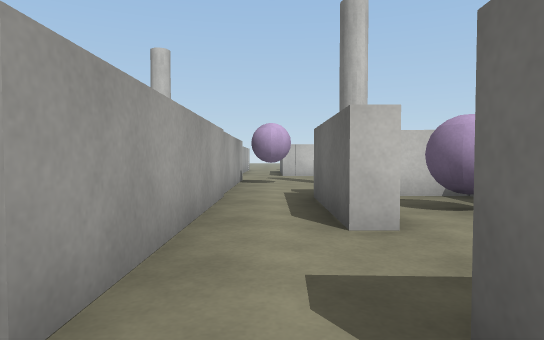
view 1 (above)

19 first-person views from a walk through a scene from a Unity 3-D project. The camera is 0.65 m above the floor, tilts 2° down and sees 75° across. The floor is counted in squares, 1 m on a side. Each view is taken from the middle of a square. On the plan, view 1 faces up. The plan holds only what a view shows up to about 10 squares ahead; the rest is blank. The place goes on beyond the plan. Surface patterns are stand-ins for the level's own textures.

view 2
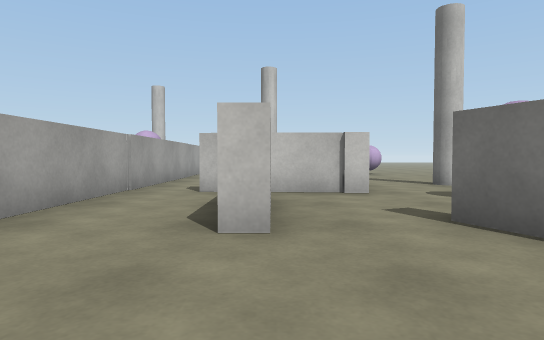

view 3
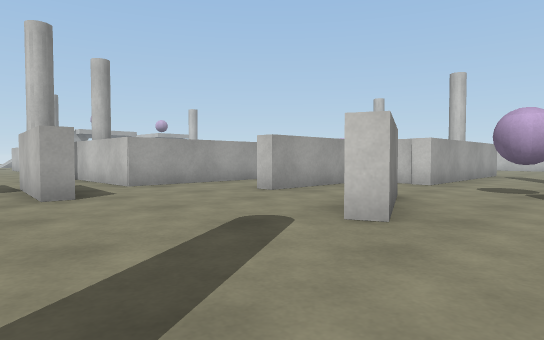

view 4
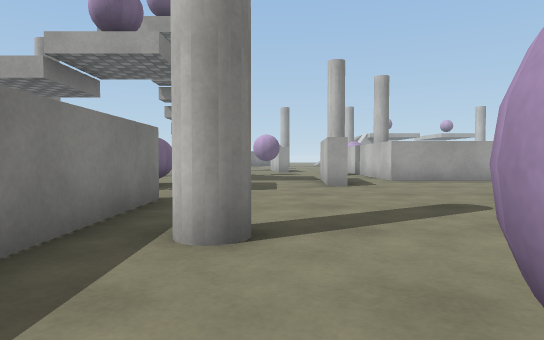

view 5
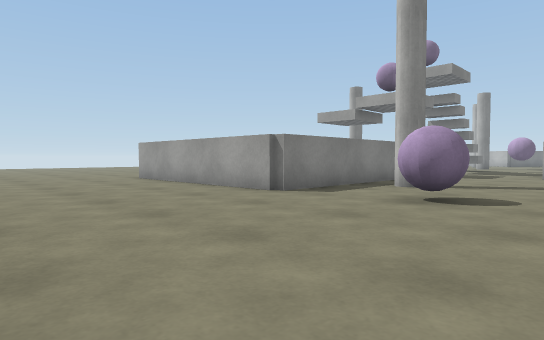

view 6
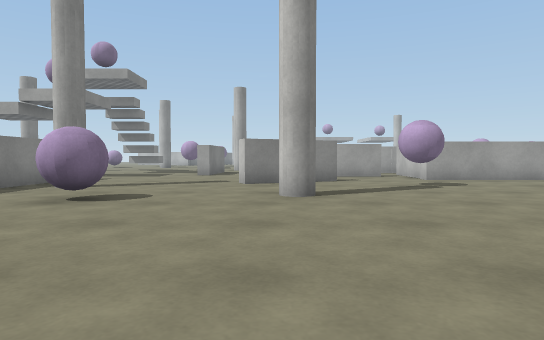

view 7
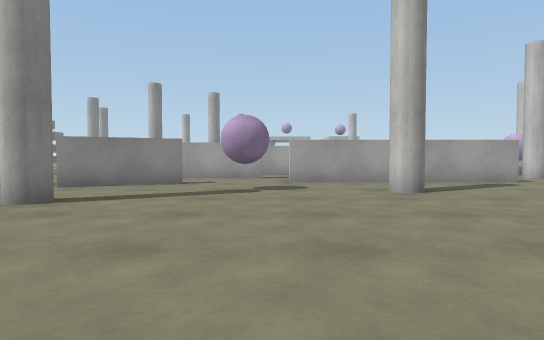

view 8
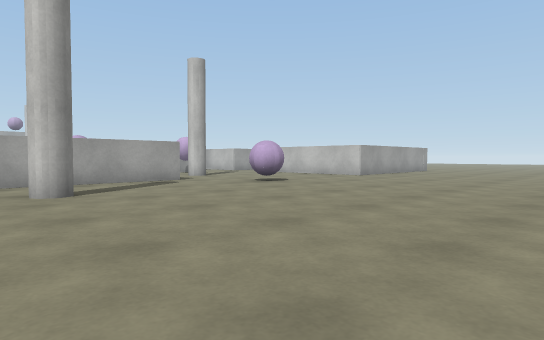

view 9
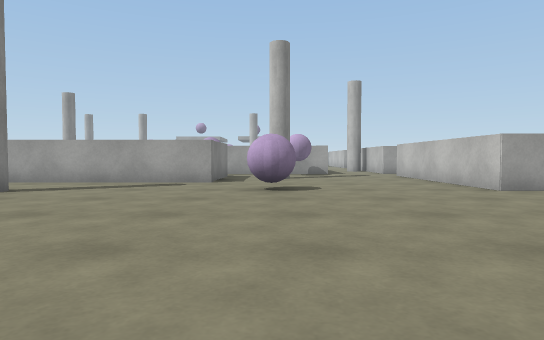

view 10
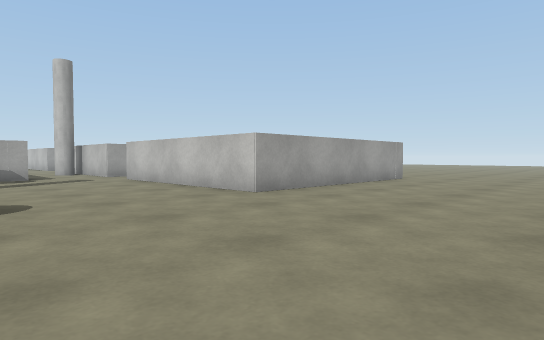

view 11
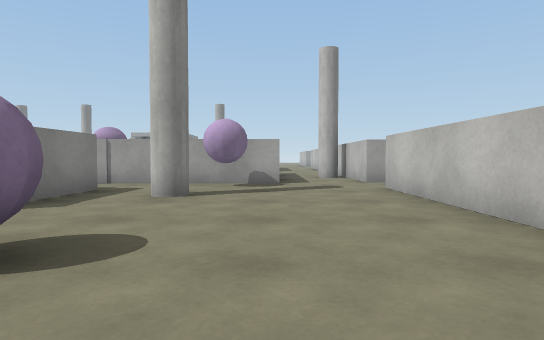

view 12
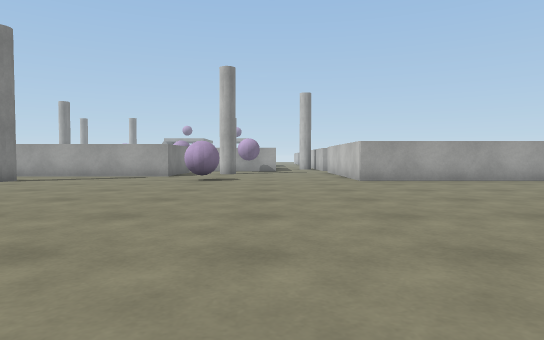

view 13
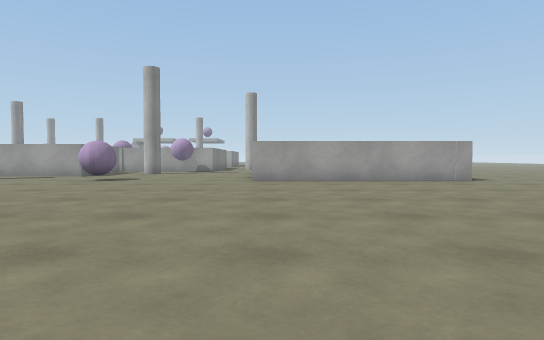

view 14
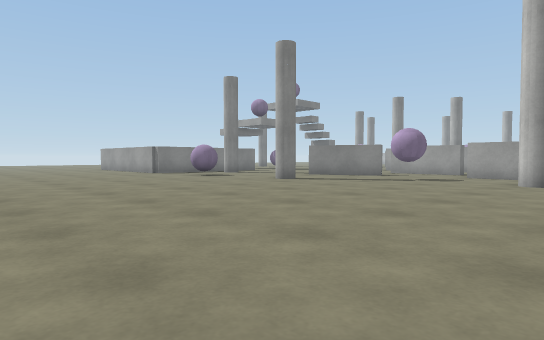

view 15
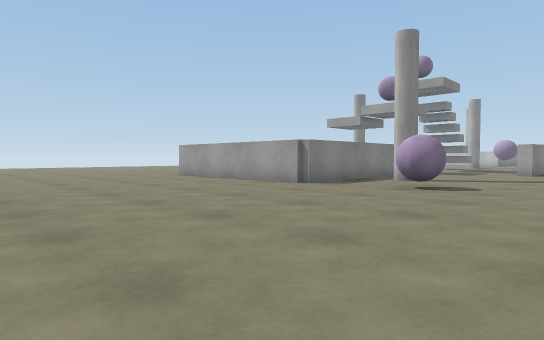

view 16
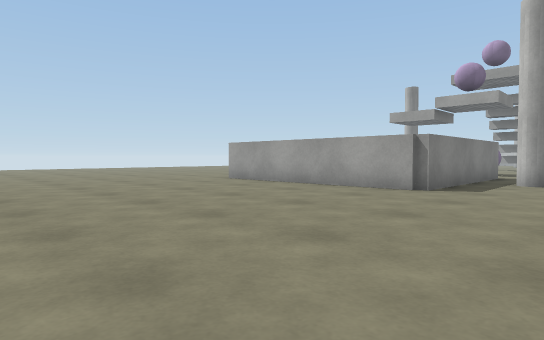

view 17
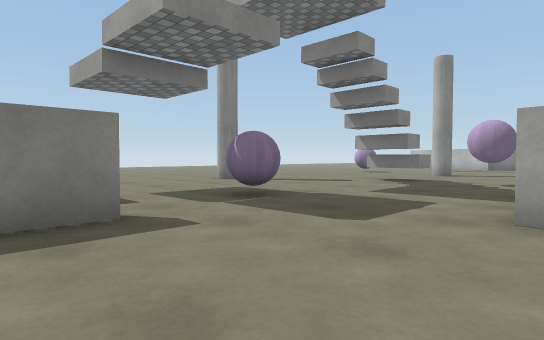

view 18
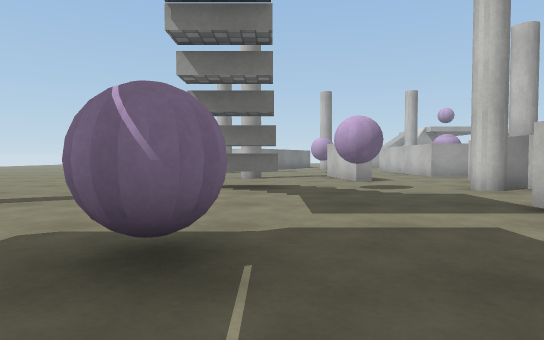

view 19
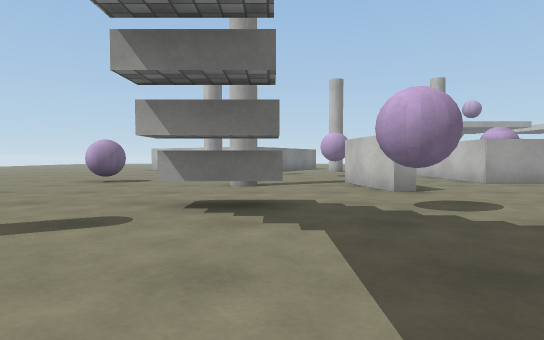

### Floor plan
Key: @ floor where view 1 was taken; # wall or solid block; . floor; ^ raised ledge; B ball; C column; T thing the floor can be seen under or through.
Columns run from 10 left of view 1 to 16 right of it. Each row starts with its distance up from view 1.
 16                 #.......
 15                 #........
 14                 #.........
 13         ## ######..........
 12         ..................
 11         ..................
 10          #.................
  9          #B...............
  8          #..C...B........
  7          #..............
  6          #.####........
  5          #.#BB#.........
  4          #.#BB#............
  3          #... #.C..........
  2          #..  #............
  1          #.####............
  0          #@.....B..........
 -1          #..#...B.........
 -2          #..#.............
 -3 B# C     #....##..C.......
 -4 B#..######.....#..C........
 -5 ...........................
 -6 ......C..###...............
 -7   ................BB.......
 -8 .###.BB.........C..........
 -9 ................C..........
-10 .....^T.......######.......
-11 ..C..^T...BB..     #.......
-12 .............      #......
-13 .............      #......
-14 BB...........      #......

Where each view was taken, in squares from view 1:
view 1: 0 up, 0 right, facing up
view 2: 6 down, 2 right, facing up
view 3: 8 down, 7 right, facing up-left
view 4: 8 down, 9 right, facing left
view 5: 5 down, 14 right, facing down-left
view 6: 4 down, 14 right, facing left
view 7: 0 up, 13 right, facing left
view 8: 1 up, 13 right, facing up-left
view 9: 8 up, 13 right, facing left
view 10: 8 up, 11 right, facing up-left
view 11: 10 up, 8 right, facing left
view 12: 10 up, 16 right, facing left
view 13: 13 up, 16 right, facing left
view 14: 4 up, 16 right, facing down-left
view 15: 4 down, 16 right, facing down-left
view 16: 7 down, 16 right, facing down-left
view 17: 6 down, 5 right, facing down-left
view 18: 10 down, 3 right, facing left
view 19: 10 down, 0 right, facing left
